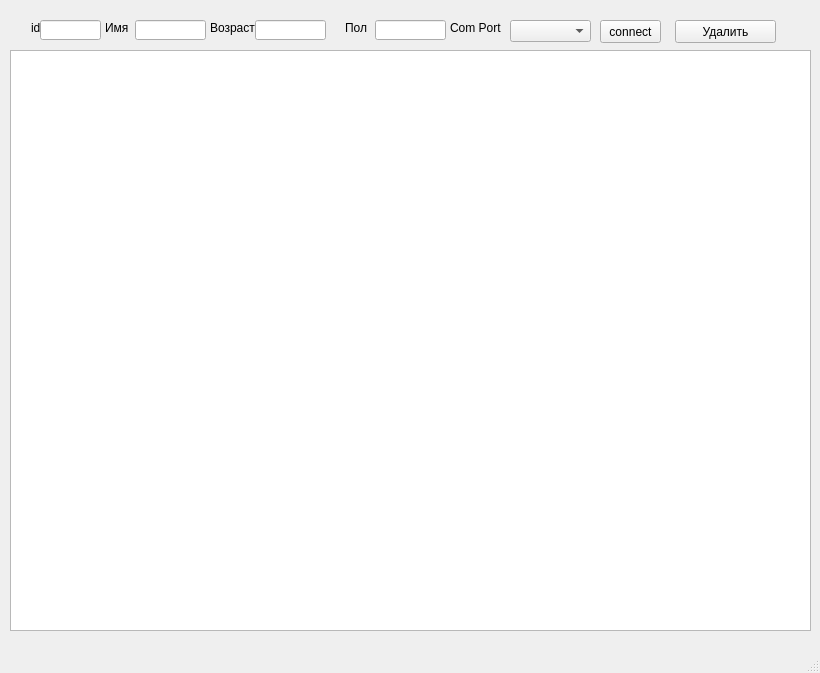
<?xml version="1.0" encoding="UTF-8"?>
<ui version="4.0">
 <class>MainWindow</class>
 <widget class="QMainWindow" name="MainWindow">
  <property name="geometry">
   <rect>
    <x>0</x>
    <y>0</y>
    <width>820</width>
    <height>673</height>
   </rect>
  </property>
  <property name="windowTitle">
   <string>Панель умного коровника</string>
  </property>
  <property name="animated">
   <bool>false</bool>
  </property>
  <property name="documentMode">
   <bool>false</bool>
  </property>
  <property name="unifiedTitleAndToolBarOnMac">
   <bool>false</bool>
  </property>
  <widget class="QWidget" name="centralwidget">
   <widget class="QLabel" name="label">
    <property name="geometry">
     <rect>
      <x>105</x>
      <y>20</y>
      <width>31</width>
      <height>16</height>
     </rect>
    </property>
    <property name="text">
     <string>Имя</string>
    </property>
   </widget>
   <widget class="QLineEdit" name="name">
    <property name="geometry">
     <rect>
      <x>135</x>
      <y>20</y>
      <width>71</width>
      <height>20</height>
     </rect>
    </property>
   </widget>
   <widget class="QLabel" name="label_2">
    <property name="geometry">
     <rect>
      <x>210</x>
      <y>20</y>
      <width>61</width>
      <height>16</height>
     </rect>
    </property>
    <property name="text">
     <string>Возраст</string>
    </property>
   </widget>
   <widget class="QLineEdit" name="old">
    <property name="geometry">
     <rect>
      <x>255</x>
      <y>20</y>
      <width>71</width>
      <height>20</height>
     </rect>
    </property>
   </widget>
   <widget class="QLineEdit" name="grnder">
    <property name="geometry">
     <rect>
      <x>375</x>
      <y>20</y>
      <width>71</width>
      <height>20</height>
     </rect>
    </property>
   </widget>
   <widget class="QLabel" name="label_4">
    <property name="geometry">
     <rect>
      <x>345</x>
      <y>20</y>
      <width>31</width>
      <height>16</height>
     </rect>
    </property>
    <property name="text">
     <string>Пол</string>
    </property>
   </widget>
   <widget class="QPushButton" name="dele">
    <property name="geometry">
     <rect>
      <x>675</x>
      <y>20</y>
      <width>101</width>
      <height>23</height>
     </rect>
    </property>
    <property name="text">
     <string>Удалить</string>
    </property>
   </widget>
   <widget class="QLabel" name="label_5">
    <property name="geometry">
     <rect>
      <x>31</x>
      <y>20</y>
      <width>16</width>
      <height>16</height>
     </rect>
    </property>
    <property name="text">
     <string>id</string>
    </property>
   </widget>
   <widget class="QLineEdit" name="id">
    <property name="geometry">
     <rect>
      <x>40</x>
      <y>20</y>
      <width>61</width>
      <height>20</height>
     </rect>
    </property>
   </widget>
   <widget class="QTableWidget" name="tableWidget">
    <property name="geometry">
     <rect>
      <x>10</x>
      <y>50</y>
      <width>801</width>
      <height>581</height>
     </rect>
    </property>
   </widget>
   <widget class="QLabel" name="label_6">
    <property name="geometry">
     <rect>
      <x>450</x>
      <y>20</y>
      <width>61</width>
      <height>16</height>
     </rect>
    </property>
    <property name="text">
     <string>Com Port</string>
    </property>
   </widget>
   <widget class="QComboBox" name="com">
    <property name="geometry">
     <rect>
      <x>510</x>
      <y>20</y>
      <width>81</width>
      <height>22</height>
     </rect>
    </property>
   </widget>
   <widget class="QPushButton" name="con">
    <property name="geometry">
     <rect>
      <x>600</x>
      <y>20</y>
      <width>61</width>
      <height>23</height>
     </rect>
    </property>
    <property name="text">
     <string>connect</string>
    </property>
   </widget>
  </widget>
  <widget class="QMenuBar" name="menubar">
   <property name="geometry">
    <rect>
     <x>0</x>
     <y>0</y>
     <width>820</width>
     <height>26</height>
    </rect>
   </property>
  </widget>
  <widget class="QStatusBar" name="statusbar"/>
 </widget>
 <resources/>
 <connections/>
</ui>
